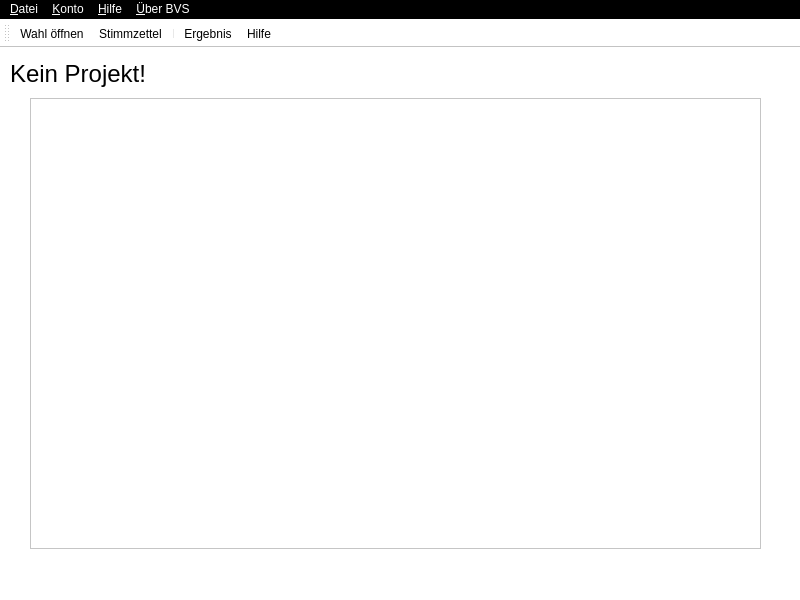
<?xml version="1.0" encoding="UTF-8"?>
<ui version="4.0">
 <class>BVS_Wallet</class>
 <widget class="QMainWindow" name="BVS_Wallet">
  <property name="geometry">
   <rect>
    <x>0</x>
    <y>0</y>
    <width>800</width>
    <height>600</height>
   </rect>
  </property>
  <property name="cursor">
   <cursorShape>ArrowCursor</cursorShape>
  </property>
  <property name="windowTitle">
   <string>BVS Client</string>
  </property>
  <property name="styleSheet">
   <string notr="true">background: white;</string>
  </property>
  <widget class="QWidget" name="centralwidget">
   <widget class="QLabel" name="label">
    <property name="geometry">
     <rect>
      <x>10</x>
      <y>10</y>
      <width>551</width>
      <height>31</height>
     </rect>
    </property>
    <property name="font">
     <font>
      <pointsize>18</pointsize>
     </font>
    </property>
    <property name="text">
     <string>Kein Projekt!</string>
    </property>
   </widget>
   <widget class="QListWidget" name="listWidget">
    <property name="geometry">
     <rect>
      <x>30</x>
      <y>50</y>
      <width>731</width>
      <height>451</height>
     </rect>
    </property>
   </widget>
  </widget>
  <widget class="QMenuBar" name="menubar">
   <property name="geometry">
    <rect>
     <x>0</x>
     <y>0</y>
     <width>800</width>
     <height>22</height>
    </rect>
   </property>
   <property name="styleSheet">
    <string notr="true">background: black;
color: white;</string>
   </property>
   <widget class="QMenu" name="menuDatei">
    <property name="title">
     <string>&amp;Datei</string>
    </property>
    <addaction name="actionNeu"/>
    <addaction name="actionWahl_ffnen"/>
    <addaction name="separator"/>
    <addaction name="actionEinstellungen"/>
    <addaction name="separator"/>
    <addaction name="action_Ausf_hren"/>
    <addaction name="separator"/>
    <addaction name="action_Beenden"/>
   </widget>
   <widget class="QMenu" name="menu_Hilfe">
    <property name="title">
     <string>&amp;Hilfe</string>
    </property>
   </widget>
   <widget class="QMenu" name="menu_ber_BVS">
    <property name="title">
     <string>&amp;Über BVS</string>
    </property>
   </widget>
   <widget class="QMenu" name="menu_Konto">
    <property name="title">
     <string>&amp;Konto</string>
    </property>
   </widget>
   <addaction name="menuDatei"/>
   <addaction name="menu_Konto"/>
   <addaction name="menu_Hilfe"/>
   <addaction name="menu_ber_BVS"/>
  </widget>
  <widget class="QStatusBar" name="statusbar"/>
  <widget class="QToolBar" name="toolBar">
   <property name="cursor">
    <cursorShape>CrossCursor</cursorShape>
   </property>
   <property name="windowTitle">
    <string>toolBar</string>
   </property>
   <attribute name="toolBarArea">
    <enum>TopToolBarArea</enum>
   </attribute>
   <attribute name="toolBarBreak">
    <bool>false</bool>
   </attribute>
   <addaction name="actionAuswaehlen"/>
   <addaction name="action_Stimmzettel"/>
   <addaction name="separator"/>
   <addaction name="actionErgebnis"/>
   <addaction name="actionHilfe"/>
  </widget>
  <action name="action_Beenden">
   <property name="text">
    <string>&amp;Beenden</string>
   </property>
  </action>
  <action name="actionEinstellungen">
   <property name="text">
    <string>&amp;Einstellungen</string>
   </property>
  </action>
  <action name="actionWahl_schlie_en">
   <property name="text">
    <string>&amp;Schließen</string>
   </property>
  </action>
  <action name="actionWahl_ffnen">
   <property name="text">
    <string>&amp;Öffnen</string>
   </property>
  </action>
  <action name="action_Ausf_hren">
   <property name="text">
    <string>&amp;Ausführen</string>
   </property>
  </action>
  <action name="actionNeu">
   <property name="text">
    <string>Neu</string>
   </property>
  </action>
  <action name="action_Stimmzettel">
   <property name="text">
    <string>&amp;Stimmzettel</string>
   </property>
  </action>
  <action name="actionAuswaehlen">
   <property name="text">
    <string>Wahl öffnen</string>
   </property>
   <property name="toolTip">
    <string>Project auswählen</string>
   </property>
  </action>
  <action name="actionErgebnis">
   <property name="text">
    <string>Ergebnis</string>
   </property>
  </action>
  <action name="actionHilfe">
   <property name="text">
    <string>Hilfe</string>
   </property>
  </action>
 </widget>
 <resources/>
 <connections/>
</ui>
